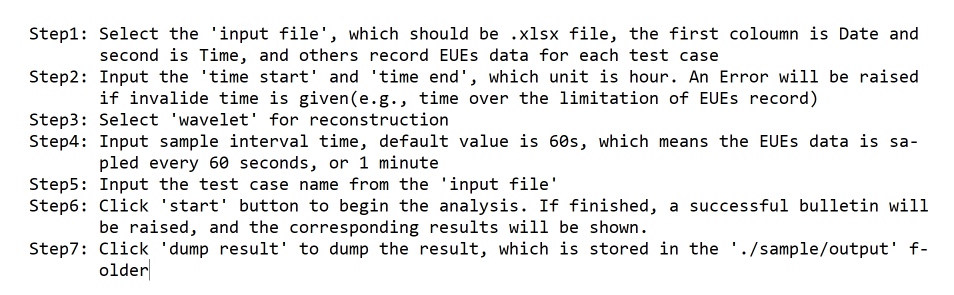
#> input picture GUI_prototype/init.png, 1908 x 590 px (shown at 1/2 size)
$ python -i gui.py   (imports and definitions only)   (older library calls are emulated)
#> lines starting #> are read from the running program, lines starting #| are printed output that depends on the picture
#> in gui, pil_image1 is the input picture: PIL image 1908x590 RGBA; mean R, G, B, A 235.7, 235.6, 235.6, 255
import tkinter as  tk
from tkinter import ttk
from PIL import Image, ImageTk
from tkinter.filedialog import askopenfilename
from tkinter.messagebox import showerror

def resize( w_box, h_box, pil_image):
#> called with w_box = 1097, h_box = 432
	w, h = pil_image.size
#> w = 1908; h = 590
	f1 = 1.0*w_box/w
#> f1 = 0.575
	f2 = 1.0*h_box/h
#> f2 = 0.732
	factor = min([f1, f2])
#> factor = 0.575
	width = int(w*factor)
#> width = 1097
	height = int(h*factor)
#> height = 339
	return pil_image.resize((width, height), Image.ANTIALIAS)
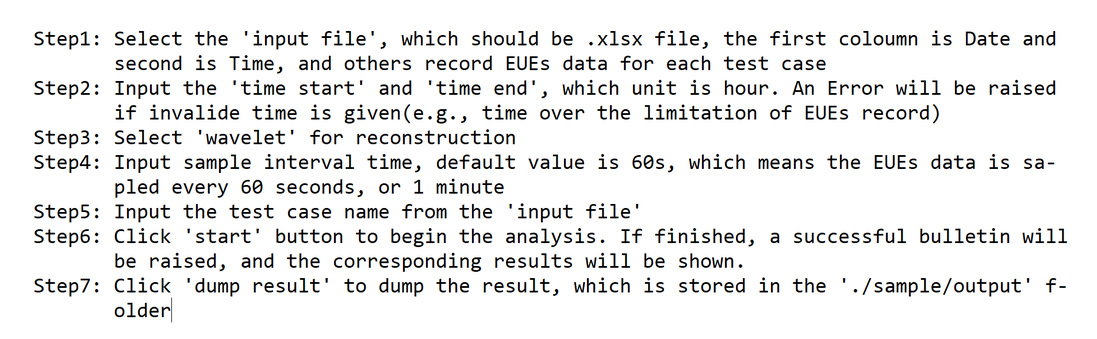
#> returned value: PIL image 1097x339 RGBA; mean R, G, B, A 235.4, 235.3, 235.4, 255

def gui():


	window = tk.Tk()
	window.title('EUES')
	W = window.winfo_screenwidth()
	H = window.winfo_screenheight()
	window.geometry('{}x{}'.format(W, H))
	path = tk.StringVar()
	s1,s2,s3,s4 = tk.StringVar(),tk.StringVar(),tk.StringVar(),tk.StringVar()
	s5,s6,s7,s8 = tk.StringVar(),tk.StringVar(),tk.StringVar(),tk.StringVar()
	s9,s10,s11,s12 = tk.StringVar(),tk.StringVar(),tk.StringVar(),tk.StringVar()
	s13,s14  = tk.StringVar(),tk.StringVar()
	def selectPath():
		path.set(askopenfilename())

	def button1_func(infile, th_begin, th_end, wavelet, sample_interval, testcase_name):
		print("input file name: {} {}\n".format(infile, wavelet))
		showerror(title="Error", message= "input file {} not exit".format(infile))

	def button2_func():
		print("button2_func test\n")
		s1.set('default')
		s2.set('default')
		s3.set('default')
		s4.set('default')
		s5.set('default')
		s6.set('default')
		s7.set('default')
		s8.set('default')
		s9.set('default')
		s10.set('default')
		s11.set('default')
		s12.set('default')
		s13.set('default')
		s14.set('default')
		pil_image11 = Image.open(r'./output/cheetah 1 calib_3.png')
		pil_image_resized11 = resize(int(2*W/3.5) , int(H/2.5), pil_image11)
		tk_image11 = ImageTk.PhotoImage(pil_image_resized11)
		img_lable1.configure(image=tk_image11)
		img_lable1.photo=tk_image11

		pil_image21 = Image.open(r'./output/cheetah 1 calib_3.png')
		pil_image_resized21 = resize(int(2*W/3.5) , int(H/2.5), pil_image21)
		tk_image21 = ImageTk.PhotoImage(pil_image_resized21)
		img_lable2.configure(image=tk_image21)
		img_lable2.photo=tk_image21

	frame = tk.Frame(window, bd=1)
	frame.pack(side='left')
	frame1 = tk.Frame(frame, bd=1, height=int(H), width=int(W/3.5))
	frame2 = tk.Frame(frame, bd=1, bg='green',height=int(H/2.5), width=int(2*W/3.5))
	frame3 = tk.Frame(frame, bd=1, bg='blue',height=int(H/2.5), width=int(2*W/3.5))

	frame11 = tk.Frame(frame1, bg='blue', bd=1, height=int(H/4), width=int(W/3.5))
	frame12 = tk.Frame(frame1, bg='green', bd=1, height=int(H/4), width=int(W/3.5))
	frame13 = tk.Frame(frame1, bg='yellow', bd=1, height=int(H/4), width=int(W/3.5))

	tk.Label(frame12, text="input file").grid(row=0, sticky=tk.W)
	tk.Label(frame12, text="time start(hour)").grid(row=1,sticky=tk.W)
	tk.Label(frame12, text="time end(hour)").grid(row=2,sticky=tk.W)
	tk.Label(frame12, text="wavelet").grid(row=3,sticky=tk.W)
	tk.Label(frame12, text="sample interval(s)").grid(row=4, sticky=tk.W)
	tk.Label(frame12, text="test case name").grid(row=5, sticky=tk.W)
	tk.Button(frame12, text = "select path", command = selectPath).grid(row = 0, column = 2)
	e1 = tk.Entry(frame12,textvariable = path)
	e2 = tk.Entry(frame12)
	e3 = tk.Entry(frame12)
	e4 = ttk.Combobox(frame12, values=['haar','db1', 'db2', 'db3', 'db4', 'db5', 'db6', 'db7',\
		'db8', 'db9', 'db10', 'db11', 'db12', 'db13', 'db14', 'db15', 'db16', 'db17', 'db18', \
		'db19', 'db20', 'db21', 'db22', 'db23', 'db24', 'db25', 'db26', 'db27', 'db28', 'db29', \
		'db30', 'db31', 'db32', 'db33', 'db34', 'db35', 'db36', 'db37', 'db38','sym2', 'sym3', \
		'sym4', 'sym5', 'sym6', 'sym7', 'sym8', 'sym9', 'sym10', 'sym11', 'sym12', 'sym13', 'sym14',\
		'sym15', 'sym16', 'sym17', 'sym18', 'sym19', 'sym20','coif1', 'coif2', 'coif3', 'coif4', \
		'coif5', 'coif6', 'coif7', 'coif8', 'coif9', 'coif10', 'coif11', 'coif12', 'coif13', \
		'coif14', 'coif15', 'coif16', 'coif17','bior1.1', 'bior1.3', 'bior1.5', 'bior2.2', 'bior2.4',\
		'bior2.6', 'bior2.8', 'bior3.1', 'bior3.3', 'bior3.5', 'bior3.7', 'bior3.9', 'bior4.4', \
		'bior5.5', 'bior6.8','rbio1.1', 'rbio1.3', 'rbio1.5', 'rbio2.2', 'rbio2.4', 'rbio2.6', \
		'rbio2.8', 'rbio3.1', 'rbio3.3', 'rbio3.5', 'rbio3.7', 'rbio3.9', 'rbio4.4', 'rbio5.5', 'rbio6.8',\
		'dmey', 'gaus1', 'gaus2', 'gaus3', 'gaus4', 'gaus5', 'gaus6', 'gaus7', 'gaus8', 'mexh', 'morl',\
		'cgau1', 'cgau2', 'cgau3', 'cgau4', 'cgau5', 'cgau6', 'cgau7', 'cgau8', 'shan', 'fbsp', 'cmor'])
	e5 = tk.Entry(frame12)
	e6 = tk.Entry(frame12)
	e1.grid(row=0, column=1)
	e2.grid(row=1, column=1)
	e3.grid(row=2, column=1)
	e4.grid(row=3, column=1)
	e4.current(0)
	e5.grid(row=4, column=1)
	e6.grid(row=5, column=1)
	button1 = tk.Button(frame11, text='start', command=lambda: button1_func(e1.get(), \
			e2.get(), e3.get(), e4.get(), e5.get(), e6.get())).place(x=0, y=0)
	button2 = tk.Button(frame11, text='dump result', command=button2_func).place(x=0, y=100)


	tk.Label(frame13, text="EUEs number").grid(row=0, sticky=tk.W)
	tk.Label(frame13, text="wavelets number").grid(row=1,sticky=tk.W)
	tk.Label(frame13, text="features").grid(row=2,sticky=tk.W)
	tk.Label(frame13, text="MEAN").grid(row=2, column=1,sticky=tk.W)
	tk.Label(frame13, text="SD").grid(row=2, column=2, sticky=tk.W)
	tk.Label(frame13, text="SEM").grid(row=2, column=3, sticky=tk.W)

	tk.Label(frame13, text="amplitude").grid(row=3, sticky=tk.W)
	tk.Label(frame13, text="duration").grid(row=4, sticky=tk.W)
	tk.Label(frame13, text="area").grid(row=5, sticky=tk.W)
	tk.Label(frame13, text="inter time").grid(row=6, sticky=tk.W)


	e1r = tk.Entry(frame13,textvariable = s1)
	e2r = tk.Entry(frame13,textvariable = s2)
	e3r = tk.Entry(frame13,textvariable = s3)
	e4r = tk.Entry(frame13,textvariable = s4)

	e5r = tk.Entry(frame13,textvariable = s5)
	e6r = tk.Entry(frame13,textvariable = s6)
	e7r = tk.Entry(frame13,textvariable = s7)
	e8r = tk.Entry(frame13,textvariable = s8)

	e9r = tk.Entry(frame13,textvariable = s9)
	e10r = tk.Entry(frame13,textvariable = s10)
	e11r = tk.Entry(frame13,textvariable = s11)
	e12r = tk.Entry(frame13,textvariable = s12)

	e13r = tk.Entry(frame13,textvariable = s13)
	e14r = tk.Entry(frame13,textvariable = s14)


	e1r.grid(row=0, column=1)
	e2r.grid(row=1, column=1)

	e3r.grid(row=3, column=1)
	e4r.grid(row=3, column=2)
	e5r.grid(row=3, column=3)

	e6r.grid(row=4, column=1)
	e7r.grid(row=4, column=2)
	e8r.grid(row=4, column=3)

	e9r.grid(row=5, column=1)
	e10r.grid(row=5, column=2)
	e11r.grid(row=5, column=3)

	e12r.grid(row=6, column=1)
	e13r.grid(row=6, column=2)
	e14r.grid(row=6, column=3)

	pil_image1 = Image.open(r'./init.png')
	pil_image_resized1 = resize(int(2*W/3.5) , int(H/2.5), pil_image1)
	tk_image1 = ImageTk.PhotoImage(pil_image_resized1)
	img_lable1 = tk.Label(frame2, image=tk_image1, width=int(2*W/3.5), height=int(H/2.5))

	pil_image2 = Image.open(r'./init.png')
	pil_image_resized2 = resize(int(2*W/3.5) , int(H/2.5), pil_image2)
	tk_image2 = ImageTk.PhotoImage(pil_image_resized2)
	img_lable2 = tk.Label(frame3, image=tk_image2, width=int(2*W/3.5), height=int(H/2.5))

	img_lable1.pack()
	img_lable2.pack()
	frame1.pack(side='left')
	frame2.pack(side='top')
	frame3.pack(side='bottom')
	frame11.pack(side='top', anchor = 'w', padx=50, pady=10)
	frame12.pack(side='top', anchor = 'w', padx=50, pady=50)
	frame13.pack(side='top', anchor = 'w', padx=50, pady=10)
	#pdb.set_trace()
	window.mainloop()
# [2 lines not run here, left out]

>>> result = gui()
